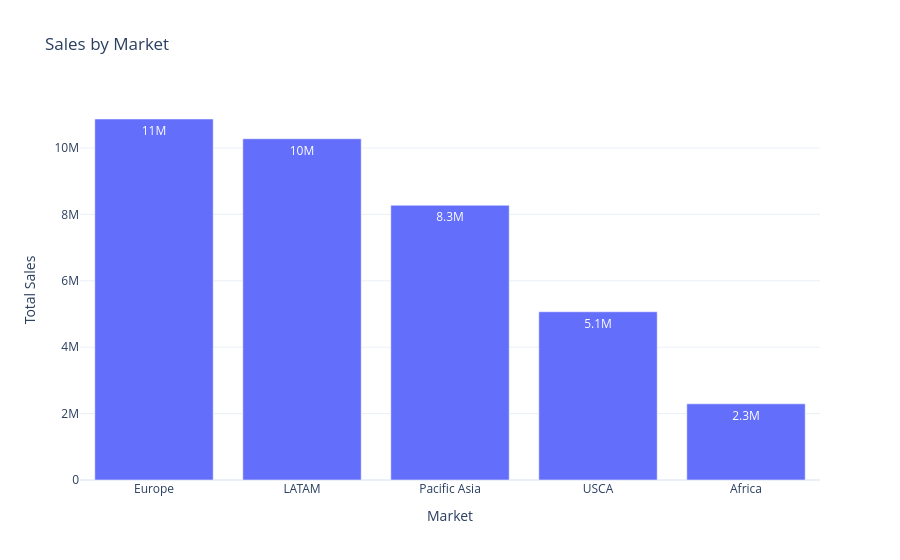

Here is the notebook cell this chart was saved with:
### Code cell
# Market sales visualization

fig = px.bar(
    market_analysis,
    x="Market",
    y="Total_Sales",
    title="Sales by Market",
    text_auto=".2s"
)

fig.update_layout(
    xaxis_title="Market",
    yaxis_title="Total Sales",
    template="plotly_white"
)

fig.show()

### Figure 1 — Plotly figure (JSON) as saved in the notebook; plotly's stock layout.template omitted (floating-point values rounded to 4 significant figures)
{"data": [{"hovertemplate": "Market=%{x}<br>Total_Sales=%{y}<extra></extra>", "legendgroup": "", "marker": {"color": "#636efa", "pattern": {"shape": ""}}, "name": "", "orientation": "v", "showlegend": false, "textposition": "auto", "texttemplate": "%{y:.2s}", "type": "bar", "x": ["Europe", "LATAM", "Pacific Asia", "USCA", "Africa"], "xaxis": "x", "y": [10870000.0, 10280000.0, 8274000.0, 5067000.0, 2294000.0], "yaxis": "y"}], "layout": {"barmode": "relative", "legend": {"tracegroupgap": 0}, "title": {"text": "Sales by Market"}, "xaxis": {"anchor": "y", "domain": [0, 1], "title": {"text": "Market"}}, "yaxis": {"anchor": "x", "domain": [0, 1], "title": {"text": "Total Sales"}}}}
